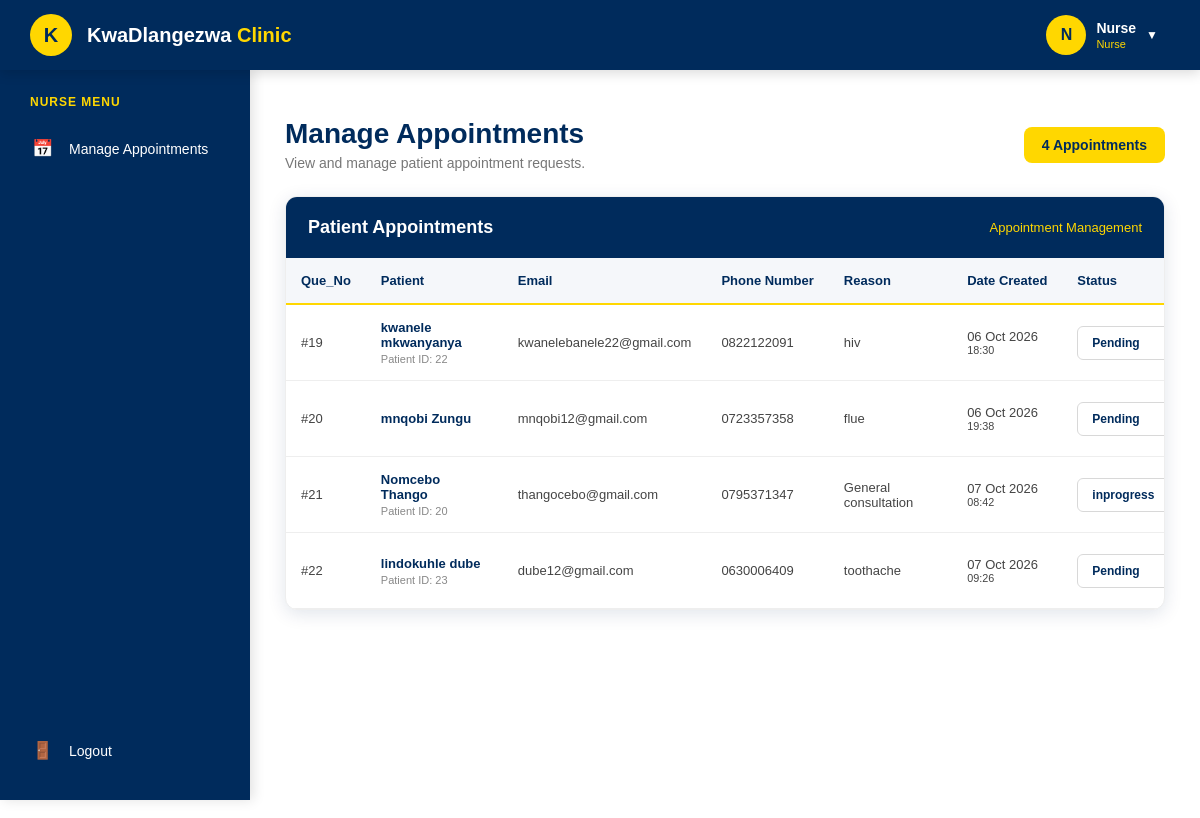
The app's page /nursedashboard with its own data.
### model.py (models this page shows)
class Appointments(db.Model):
    id = db.Column(
        db.Integer,
        primary_key=True
    )
    patient_id = db.Column(
        db.Integer,
        db.ForeignKey("patient.id"),
        nullable=True
    )
    name = db.Column(
        db.String(100),
        nullable=True
    )
    surname = db.Column(
        db.String(100),
        nullable=True
    )
    email = db.Column(
        db.String(100),
        nullable=True
    )
    phone_no = db.Column(
        db.String(100),
        nullable=True
    )
    reason = db.Column(
        db.String(100),
        nullable=True
    )
    status = db.Column(
        db.String(20),
        default="Pending",
        nullable=True
    )
    date_created = db.Column(
        db.DateTime,
        default=datetime.utcnow
    )
    patient = db.relationship(
        "Patient",
        backref="appointments"
    )

### main.py (the view)
@app.route("/nursedashboard")
def nurse_dash():
    appointments=Appointments.query.all()
    return render_template("nurse_view_appo.html", appointments=appointments)

### templates/nurse_view_appo.html (shortened to what this page needs)
{% extends "nurse_dashboard.html" %}
{% block content %}
<div class="appointments-container">
    <div class="appointments-header">
        <div>
            <h1>Manage Appointments</h1>
            <p>
                View and manage patient appointment requests.
            </p>
        </div>
        <div class="appointment-count">
            {{ appointments|length }} Appointments
        </div>
    </div>
    <div class="table-card">
        <div class="table-top">
            <h2>Patient Appointments</h2>
            <span>
                Appointment Management
            </span>
        </div>
        <div class="table-wrapper">
            {% if appointments %}
            <table>
                <thead>
                    <tr>
                        <th>Que_No</th>
                        <th>Patient</th>
                        <th>Email</th>
                        <th>Phone Number</th>
                        <th>Reason</th>
                        <th>Date Created</th>
                        <th>Status</th>
                    </tr>
                </thead>
                <tbody>
                    {% for appointment in appointments %}
                    <tr>
                        <td>
                            #{{ appointment.id }}
                        </td>
                        <td>
                            <div class="patient-name">
                                {{ appointment.name }}
                                {{ appointment.surname }}
                            </div>
                            {% if appointment.patient_id %}
                            <div class="patient-id">
                                Patient ID:
                                {{ appointment.patient_id }}
                            </div>
                            {% endif %}
                        </td>
                        <td>
                            {{ appointment.email }}
                        </td>
                        <td>
                            {{ appointment.phone_no }}
                        </td>
                        <td>
                            {{ appointment.reason }}
                        </td>
                        <td>
                            {% if appointment.date_created %}
                                {{ appointment.date_created.strftime('%d %b %Y') }}
                                <br>
                                <small>
                                    {{ appointment.date_created.strftime('%H:%M') }}
                                </small>
                            {% else %}
                                N/A
                            {% endif %}
                        </td>
                        <td>
                            <form
                                method="POST"
                                action="{{ url_for('nurse_update_appointment_status', appointment_id=appointment.id) }}"
                            >
                                <select
                                    name="status"
                                    class="status-select"
                                    onchange="this.form.submit()"
                                >
                                    <option
                                        value="Pending"
                                        {% if appointment.status == "Pending" %}
                                        selected
                                        {% endif %}
                                    >
                                        Pending
                                    </option>
                                    <option
                                        value="inprogress"
                                        {% if appointment.status == "inprogress" %}
                                        selected
                                        {% endif %}
                                    >
                                        inprogress
                                    </option>
                                </select>
                            </form>
                        </td>
                    </tr>
                    {% endfor %}
                </tbody>
            </table>
            {% endif %}
        </div>
    </div>
</div>
{% endblock %}

### templates/nurse_dashboard.html (style rules this page uses)
* { margin: 0; padding: 0; box-sizing: border-box; font-family: Arial, Helvetica, sans-serif; }
body { background-color: #ffffff; color: #002b5c; min-height: 100vh; }

### templates/nurse_view_appo.html (style rules this page uses)
.appointments-container { width: 100%; }
.appointments-header { display: flex; justify-content: space-between; align-items: center; margin-bottom: 25px; }
.appointments-header h1 { color: #002b5c; font-size: 28px; margin-bottom: 5px; }
.appointments-header p { color: #777; font-size: 14px; }
.appointment-count { background-color: #ffd700; color: #002b5c; padding: 10px 18px; border-radius: 8px; font-weight: bold; font-size: 14px; }
.table-card { background-color: white; border-radius: 12px; box-shadow: 0 4px 18px rgba(0, 43, 92, 0.12); overflow: hidden; border: 1px solid #eeeeee; }
.table-top { padding: 20px 22px; background-color: #002b5c; display: flex; justify-content: space-between; align-items: center; }
.table-top h2 { color: white; font-size: 18px; }
.table-top span { color: #ffd700; font-size: 13px; }
.table-wrapper { width: 100%; overflow-x: auto; }
table { width: 100%; border-collapse: collapse; min-width: 1050px; }
thead { background-color: #f5f7fa; }
th { text-align: left; padding: 15px; font-size: 13px; color: #002b5c; font-weight: bold; border-bottom: 2px solid #ffd700; white-space: nowrap; }
td { padding: 15px; font-size: 13px; color: #444; border-bottom: 1px solid #eeeeee; vertical-align: middle; }
tbody tr { transition: 0.2s; }
.patient-name { font-weight: bold; color: #002b5c; }
.patient-id { font-size: 11px; color: #888; margin-top: 3px; }
.status-select { padding: 8px 30px 8px 10px; border-radius: 6px; border: 1px solid #d8d8d8; font-size: 12px; font-weight: bold; color: #002b5c; background-color: white; cursor: pointer; outline: none; }

### records on screen
Appointments: id "19", name "kwanele", surname "mkwanyanya", patient_id "22", email "kwanelebanele22@gmail.com", phone_no "0822122091", reason "hiv", date_created "06 Oct 2026", date_created "18:30"
Appointments: id "20", name "mnqobi", surname "Zungu", email "mnqobi12@gmail.com", phone_no "0723357358", reason "flue", date_created "06 Oct 2026", date_created "19:38", status "Pending"
Appointments: id "21", name "Nomcebo", surname "Thango", patient_id "20", email "thangocebo@gmail.com", phone_no "0795371347", reason "General consultation", date_created "07 Oct 2026", date_created "08:42", status "inprogress"
Appointments: id "22", name "lindokuhle", surname "dube", patient_id "23", email "dube12@gmail.com", phone_no "0630006409", reason "toothache", date_created "07 Oct 2026", date_created "09:26"

### other values on screen
{{ nurse_name[0] if nurse_name else "N" }} "N"
{{ nurse_name if nurse_name else "Nurse" }} "Nurse"
{{ appointments|length }} "4"
